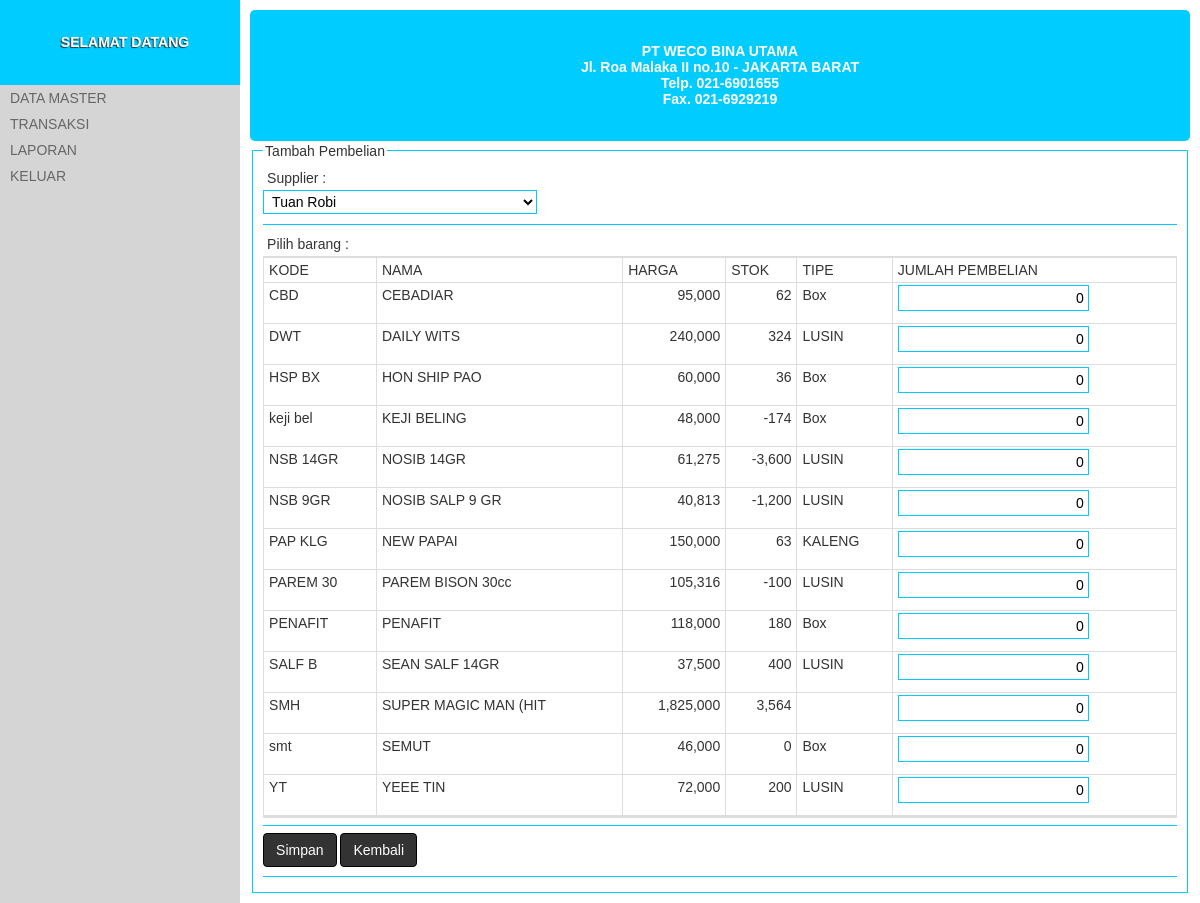
Screenshot of /?halaman=pembelian (signed in) with the database file from the repository.
### tables this page shows
CREATE TABLE IF NOT EXISTS `barang` (
  `kode_barang` varchar(8) NOT NULL,
  `nama_barang` varchar(50) DEFAULT NULL,
  `harga` int(10) DEFAULT NULL,
  `stok` int(5) DEFAULT NULL,
  `diskon` float NOT NULL,
  `id_tipe_barang` int(4) DEFAULT NULL
);

CREATE TABLE IF NOT EXISTS `tipe_barang` (
  `id_tipe_barang` int(8) NOT NULL,
  `nama_tipe_barang` varchar(20) DEFAULT NULL
);

### sistem/kontroler.php (called while the page is built, shortened)
<?php
require_once TEMA_HALAMAN;

### index.php (called while the page is built, shortened)
<?php
require_once DIREKTORI . 'sistem/kontroler.php';

### app/halaman_pembelian.php (the view, shortened to what this page needs)
<form action="" method="post" class="formulir-umum" enctype="multipart/form-data">
	<fieldset>
		<legend>Tambah Pembelian</legend>
		<label>Supplier : </label>
		<select name="id_supplier" >
			<?php
			$Q = mysql_query("SELECT * FROM supplier");
			while ($c = mysql_fetch_object($Q)):
				echo '<option value="'.$c->id_supplier.'">'.$c->nama_supplier.'</option>';
			endwhile;
			?>
		</select>
		<hr />
		<label>Pilih barang :</label>
		<table>
			<thead>
				<tr>
					<th>Kode</th>
					<th>Nama</th>
					<th>Harga</th>
					<th>stok</th>
					<th>Tipe</th>
					<th>Jumlah Pembelian</th>
				</tr>
			</thead>
			<tbody>
				<?php
				$Q = mysql_query("SELECT barang.*,tipe_barang.nama_tipe_barang FROM barang LEFT JOIN tipe_barang ON tipe_barang.id_tipe_barang = barang.id_tipe_barang");
				$n = 0;
				while($o = mysql_fetch_object($Q)):
					echo "
					<tr>
						<td>{$o->kode_barang}</td>
						<td>{$o->nama_barang}</td>
						<td align='right'>".number_format($o->harga)."</td>
						<td align='right'>".number_format($o->stok)."</td>
						<td>{$o->nama_tipe_barang}</td>
						<td>
							<input type='hidden' name='kode_barang[{$n}]' value='{$o->kode_barang}' />
							<input type='hidden' name='harga_saatini[{$n}]' value='{$o->harga}' />
							<input type='text' class='nomor' name='banyaknya[{$n}]' value='0' />
						</td>
					</tr>";
					$n++;
				endwhile;
				?>
			</tbody>
		</table>
		<hr />
		<button type="submit" class="tombol">Simpan</button>
		<a href="?halaman=belanja" class="tombol">Kembali</a>
		<hr />
	</fieldset>
</form>

### publik/tema/tema.css (style rules this page uses)
body { padding:0; margin:0; font-family:'Arial'; font-size:14px; color:#333333; background-color:#d5d5d5; }
a { text-decoration:none; }
hr { background-color:#0cf; border:0; height:1px; }
fieldset { border:1px solid #0cf; }
table { border-left:1px solid #dddddd; border-top:2px solid #dddddd; border-bottom:2px solid #dddddd; border-spacing:0; width:100%; }
table thead tr th, table tfoot tr th, table tbody tr td { border-right:1px solid #dddddd; border-bottom:1px solid #dddddd; border-spacing:0; padding:2px 5px; vertical-align: top; }
table thead tr th, table tfoot tr th, .navigasi li a { text-transform:uppercase; font-weight:100; }
.tombol { display: inline-block; padding: 6px 12px; margin-bottom: 2px; font-size: 14px; font-weight: normal; line-height: 1.428571429; text-align: center; white-space: nowrap; vertical-align: middle; cursor: pointer; border: 1px solid transparent; border-radius: 4px; -webkit-user-select: none; -moz-user-select: none; -ms-user-select: none; -o-user-select: none; user-select: none; color: #ffffff; background-color: #333333; border-color: #000000; }
.formulir-umum { width: 100%; }
.formulir-umum, .formulir-umum label, .formulir-umum textarea, .formulir-umum select, .formulir-umum input { min-height:20px; line-height:20px; font-size:14px; }
.formulir-umum label { width:100%; }
.formulir-umum input, .formulir-umum textarea, .formulir-umum select, .formulir-umum label { padding:2px 4px; float:left; vertical-align:middle; min-width:30%; background-color: transparent; }
.formulir-umum input, .formulir-umum textarea, .formulir-umum select { border:1px solid #0cf; margin-bottom:10px; }
.formulir-umum input.nomor { text-align:right; }
.formulir-umum hr { clear: both; }

### rows the page displays
barang: kode_barang "CBD", nama_barang "CEBADIAR", harga "95,000", stok "62", id_tipe_barang.nama_tipe_barang "Box"
barang: kode_barang "DWT", nama_barang "DAILY WITS", harga "240,000", stok "324", id_tipe_barang.nama_tipe_barang "LUSIN"
barang: kode_barang "HSP BX", nama_barang "HON SHIP PAO", harga "60,000", stok "36", id_tipe_barang.nama_tipe_barang "Box"
barang: kode_barang "keji bel", nama_barang "KEJI BELING", harga "48,000", stok "-174", id_tipe_barang.nama_tipe_barang "Box"
barang: kode_barang "NSB 14GR", nama_barang "NOSIB 14GR", harga "61,275", stok "-3,600", id_tipe_barang.nama_tipe_barang "LUSIN"
barang: kode_barang "NSB 9GR", nama_barang "NOSIB SALP 9 GR", harga "40,813", stok "-1,200", id_tipe_barang.nama_tipe_barang "LUSIN"
barang: kode_barang "PAP KLG", nama_barang "NEW PAPAI", harga "150,000", stok "63", id_tipe_barang.nama_tipe_barang "KALENG"
barang: kode_barang "PAREM 30", nama_barang "PAREM BISON 30cc", harga "105,316", stok "-100", id_tipe_barang.nama_tipe_barang "LUSIN"
barang: kode_barang "PENAFIT", nama_barang "PENAFIT", harga "118,000", stok "180", id_tipe_barang.nama_tipe_barang "Box"
barang: kode_barang "SALF B", nama_barang "SEAN SALF 14GR", harga "37,500", stok "400", id_tipe_barang.nama_tipe_barang "LUSIN"
barang: kode_barang "SMH", nama_barang "SUPER MAGIC MAN (HIT", harga "1,825,000", stok "3,564"
barang: kode_barang "smt", nama_barang "SEMUT", harga "46,000", stok "0", id_tipe_barang.nama_tipe_barang "Box"
barang: kode_barang "YT", nama_barang "YEEE TIN", harga "72,000", stok "200", id_tipe_barang.nama_tipe_barang "LUSIN"

### other values shown
form field id_supplier "Tuan Robi"
